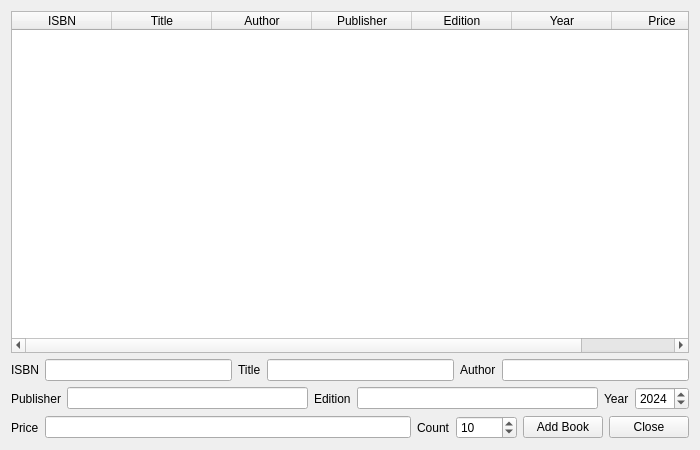
<?xml version="1.0" encoding="UTF-8"?>
<ui version="4.0">
 <class>Form</class>
 <widget class="QWidget" name="Form">
  <property name="geometry">
   <rect>
    <x>0</x>
    <y>0</y>
    <width>700</width>
    <height>450</height>
   </rect>
  </property>
  <property name="minimumSize">
   <size>
    <width>700</width>
    <height>450</height>
   </size>
  </property>
  <property name="maximumSize">
   <size>
    <width>900</width>
    <height>600</height>
   </size>
  </property>
  <property name="windowTitle">
   <string>Book List</string>
  </property>
  <layout class="QVBoxLayout" name="verticalLayout">
   <item>
    <widget class="QTableWidget" name="books_table">
     <column>
      <property name="text">
       <string>ISBN</string>
      </property>
     </column>
     <column>
      <property name="text">
       <string>Title</string>
      </property>
     </column>
     <column>
      <property name="text">
       <string>Author</string>
      </property>
     </column>
     <column>
      <property name="text">
       <string>Publisher</string>
      </property>
     </column>
     <column>
      <property name="text">
       <string>Edition</string>
      </property>
     </column>
     <column>
      <property name="text">
       <string>Year</string>
      </property>
     </column>
     <column>
      <property name="text">
       <string>Price</string>
      </property>
     </column>
    </widget>
   </item>
   <item>
    <layout class="QHBoxLayout" name="horizontalLayout_1">
     <item>
      <widget class="QLabel" name="isbn_label">
       <property name="text">
        <string>ISBN</string>
       </property>
      </widget>
     </item>
     <item>
      <widget class="QLineEdit" name="isbn_input"/>
     </item>
     <item>
      <widget class="QLabel" name="title_label">
       <property name="text">
        <string>Title</string>
       </property>
      </widget>
     </item>
     <item>
      <widget class="QLineEdit" name="title_input"/>
     </item>
     <item>
      <widget class="QLabel" name="author_label">
       <property name="text">
        <string>Author</string>
       </property>
      </widget>
     </item>
     <item>
      <widget class="QLineEdit" name="author_input"/>
     </item>
    </layout>
   </item>
   <item>
    <layout class="QHBoxLayout" name="horizontalLayout_2">
     <item>
      <widget class="QLabel" name="publisher_label">
       <property name="text">
        <string>Publisher</string>
       </property>
      </widget>
     </item>
     <item>
      <widget class="QLineEdit" name="publisher_input"/>
     </item>
     <item>
      <widget class="QLabel" name="edition_label">
       <property name="text">
        <string>Edition</string>
       </property>
      </widget>
     </item>
     <item>
      <widget class="QLineEdit" name="edition_input"/>
     </item>
     <item>
      <widget class="QLabel" name="year_label">
       <property name="text">
        <string>Year</string>
       </property>
      </widget>
     </item>
     <item>
      <widget class="QSpinBox" name="year_spin_box">
       <property name="minimum">
        <number>1900</number>
       </property>
       <property name="maximum">
        <number>2100</number>
       </property>
       <property name="value">
        <number>2024</number>
       </property>
      </widget>
     </item>
    </layout>
   </item>
   <item>
    <layout class="QHBoxLayout" name="horizontalLayout_3">
     <item>
      <widget class="QLabel" name="price_label">
       <property name="text">
        <string>Price</string>
       </property>
      </widget>
     </item>
     <item>
      <widget class="QLineEdit" name="price_input"/>
     </item>
     <item>
      <widget class="QLabel" name="count_label">
       <property name="text">
        <string>Count</string>
       </property>
      </widget>
     </item>
     <item>
      <widget class="QSpinBox" name="count_spin_box">
       <property name="maximum">
        <number>10000</number>
       </property>
       <property name="value">
        <number>10</number>
       </property>
      </widget>
     </item>
     <item>
      <widget class="QPushButton" name="add_book_button">
       <property name="text">
        <string>Add Book</string>
       </property>
      </widget>
     </item>
     <item>
      <widget class="QPushButton" name="close_button">
       <property name="text">
        <string>Close</string>
       </property>
      </widget>
     </item>
    </layout>
   </item>
  </layout>
 </widget>
 <resources/>
 <connections/>
</ui>
